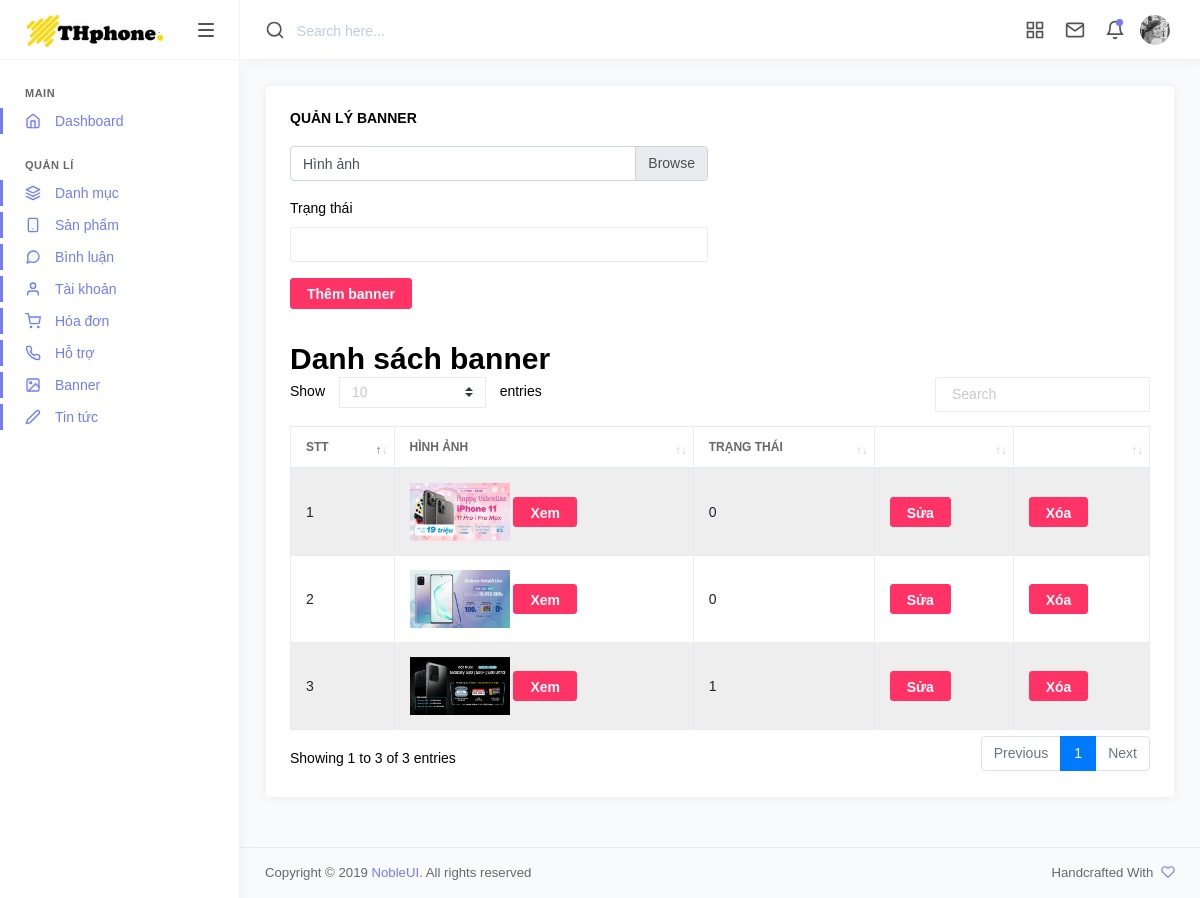
Screenshot of /admin.php?act=qlbn with the database file from the repository.
### tables this page shows
CREATE TABLE `banner` (
  `id` int(11) NOT NULL,
  `img` text NOT NULL,
  `trangthai` int(11) NOT NULL
);

### model/connect.php (called while the page is built, shortened)
<?php
  class Config
  {
    function __construct()
    {
      $this->servername = "localhost";
      $this->username = "root";
      $this->password = "";
      $this->dbname = "thphone-mas";
      $this->charset = "utf8";
      try {
        $dsn = "mysql:host=".$this->servername.";dbname=".$this->dbname.";charset=".$this->charset;
        $conn = new PDO($dsn,$this->username,$this->password);
        $conn->setAttribute(PDO::ATTR_ERRMODE, PDO::ERRMODE_EXCEPTION);
        return $conn;
      } catch (PDOException $e) {
        echo "Connect fail".$e->getMessage();
      }
    }
}
class ThaoTac extends Config
{
  function pdo_query($sql){
      $sql_args = array_slice(func_get_args(), 1);
      try{
          $conn = parent::__construct();
          $stmt = $conn->prepare($sql);
          $stmt->execute($sql_args);
          $rows = $stmt->fetchAll();
          return $rows;
      }
      catch(PDOException $e){
          throw $e;
      }
      finally{
          unset($conn);
      }
  }
}
 ?>

### model/banners.php (called while the page is built, shortened)
<?php
class Banner extends ThaoTac {
 function getList() {
  $select = "select * from banner order by id desc";
  $result = parent::pdo_query($select);
  return $result;
 }
}
?>

### admin/banner/qlbn.php (the view, shortened to what this page needs)
<?php
$banner = new Banner();
$dsbn = $banner->getList();
?>
<div class="page-content">
   <div class="row">
      <div class="col-md-12 grid-margin stretch-card">
         <div class="card">
            <div class="card-body">
               <h3 class="card-title">Quản lý banner</h3>
               <?php
               if (isset($_GET['edit']) && ($_GET['edit']) == 1) {
                $id = $_GET['id'];
                $bnct = $banner->getBannerById($id);
                ?>
                <form action="admin.php?act=qlbn" method="post" enctype="multipart/form-data" >
                   <div class="row">
                      <div class="form-group col-md-6">
                         <div class="form-group">
                            <div class="custom-file">
                               <label class="custom-file-label" for="exampleFormControlFile1">Hình ảnh</label>
                               <input type="file" class="custom-file-input" name="img" >
                            </div>
                         </div>
                         <div class="form-group"  id="dequi">
                            <label for="exampleFormControlSelect1"> Trạng thái</label>
                            <input type="number" class="form-control" min="0" name="trangthai" required="required" value="<?=$bnct[0]['trangthai'];?>">
                         </div>
                         <div class="form-group">
                            <input type="submit" class="btn btn-danger" name="update" value="Cập nhật">
                            <input type="hidden" name="id" value="<?= $_GET['id'] ?>">
                         </div>
                      </div>
                      <div class="form-group col-md-6">
                        <?php
                        if ($bnct[0]['img'] != "") {
                         echo '<img src="upload/banner/' . $bnct[0]['img'] . '" width="400px">';
                        }
                        ?>
                      </div>
                   </div>
                </form>
               <?php } else { ?>
                <form action="admin.php?act=qlbn" method="post" enctype="multipart/form-data" >
                   <div class="row">
                      <div class="form-group col-md-6">
                         <div class="form-group">
                            <div class="custom-file">
                               <label class="custom-file-label" for="exampleFormControlFile1">Hình ảnh</label>
                            </div>
                         </div>
                         <div class="form-group"  id="dequi">
                            <label for="exampleFormControlSelect1"> Trạng thái</label>
                            <input type="number" class="form-control" min="0" name="trangthai" required="required">
                         </div>
                         <div class="form-group">
                            <input type="submit" class="btn btn-danger" name="add" value="Thêm banner">
                         </div>
                      </div>
                   </div>
                </form>
               <?php } ?>
               <h3>Danh sách banner</h3>
               <table class="table table-striped table-bordered" id="dataTableExample">
                  <thead>
                     <tr>
                        <th>STT</th>
                        <th>Hình ảnh</th>
                        <th>Trạng thái</th>
                        <th>&nbsp;</th>
                        <th>&nbsp;</th>
                     </tr>
                  </thead>
                  <tbody>
                    <?php
                    $i = 1;
                    foreach ($dsbn as $bn) {
                     ?>
                      <tr>
                         <td><?php echo $i; ?></td>
                         <td>
                            <img src="upload/banner/<?php echo $bn['img']; ?>" width="100px">
                            <button type="button" class="btn btn-danger" data-toggle="modal" data-target="#myModal<?= $i ?>">
                               Xem
                            </button>
                         </td>
                         <td><?php echo $bn['trangthai']; ?></td>
                         <td><a href="<?php echo 'admin.php?act=qlbn&edit=1&id=' . $bn['id']; ?>" class="btn btn-danger">Sửa</a></td>
                         <td><a href="<?php echo 'admin.php?act=qlbn&del=1&id=' . $bn['id']; ?>" class="btn btn-danger">Xóa</a></td>
                      </tr>
                      <?php
                      $i++;
                     }
                     ?>
                  </tbody>
               </table>
            </div>
         </div>
      </div>
   </div>
</div>

### rows the page displays
banner: img (picture), trangthai "0"
banner: img (picture), trangthai "0"
banner: img (picture), trangthai "1"
